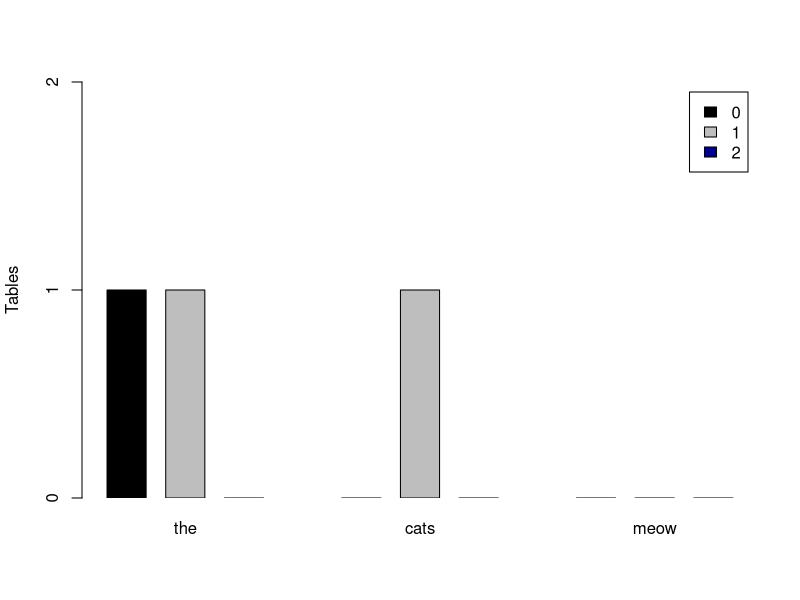

The R script that drew this image:
type = matrix(c(1,1,0, 0,1,0, 0,0,0), nr=3)
dimnames(type)=list(Type=c("0", "1", "2"),Constituent=c("the","cats","meow")) 

pdf('histogram_5.pdf', paper="special", width=18, height=10, onefile=FALSE,pointsize=40)

barplot(type, axes=FALSE, space=c(0.5,0.5,0.5,2.0,0.5,0.5,2.0,0.5,0.5), xpd=F,beside=TRUE,
legend=rownames(type), ylab="Tables", ylim=range(0,2), col=c("black","grey","darkblue"), las=1)
axis(side=2, at=c(0,1,2))
